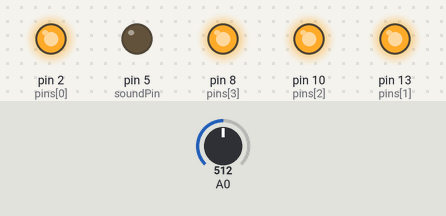
This sketch was run on a simulated Arduino Uno, built with avr-gcc and run on an emulated ATmega328P. Parts: output pins drawn as LEDs (lit = HIGH). The inputs (shaded band) are chosen by the test bench; at power-on: A0 = 512. Random numbers use the default seed unless the sketch sets one.

Above: at 9.6 s.
9.7 s: A0 set to 511
At 13.1 s:
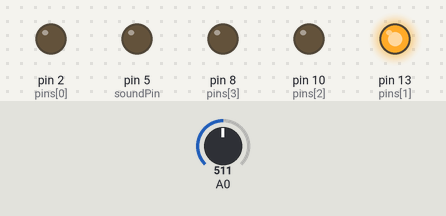
14.2 s: A0 set to 190
At 14.6 s:
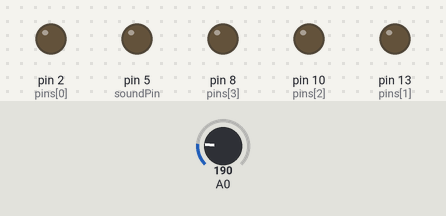
Timing chart, 0 to 28.2 s (numbered marks = the images above; inputs shaded):
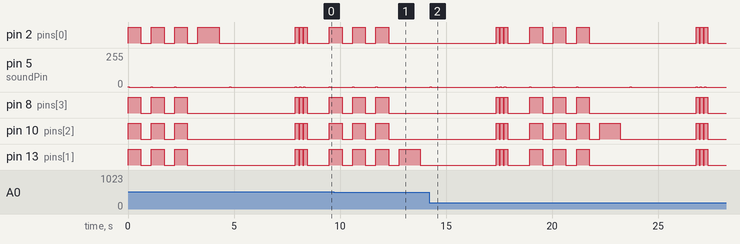

The sketch:

Memory_Game_Simon.ino
```cpp
/*
Written by: Yashraj, Ryan, and Paul
Written for:  Mr. Kolch
Subject:  TEJ 3M1
Date: May 7th 2019
Description: Memory Game
*/


#define PLAYER_WAIT_TIME 3000

byte sequence[100];     // Storage for the light sequence
byte curLen = 0;        // Length of sequence
byte inputCount = 0;    // Number of times player has pressed a correct button in a given turn
byte lastInput = 0;     // Last input from the player
byte expRd = 0;         // Expected LED
bool btnDwn = false;    // Check if a button is pressed
bool wait = false;      // Is the program waiting for the user to press a button
bool resetFlag = false; // Indicates to the program that once the player lost
int waitTimeO = 1000;
int waitTimeI = 500;

byte soundPin = 5;

byte noPins = 4;
byte pins[] = {2, 13, 10, 8}; // Button input pins and LED ouput pins


long inputTime = 0;           // Timer variable for the delay between user inputs

void setup() {
  Reset();
}

void setPinDirection(byte dir){   // Sets all the pins to INPUT or OUTPUT based on 'dir'
  for(byte i = 0; i < noPins; i++){
    pinMode(pins[i], dir);
  }
}

void writeAllPins(byte val){    //send the same value to all the LED pins
  for(byte i = 0; i < noPins; i++){
    digitalWrite(pins[i], val);
  }
}

void beep(byte freq){
  analogWrite(soundPin, 2);
  delay(freq);
  analogWrite(soundPin, 0);
  delay(freq);
}


void flash(short freq){  // Flashes all the LEDs together
  setPinDirection(OUTPUT); // Activates the LEDS
  for(int i = 0; i < 3; i++){
    writeAllPins(HIGH);
    beep(50);
    delay(freq);
    writeAllPins(LOW);
    delay(freq);
  }
}

void Reset(){ // Resets all the game variables
  flash(500);
  curLen = 0;
  inputCount = 0;
  lastInput = 0;
  expRd = 0;
  btnDwn = false;
  wait = false;
  resetFlag = false;
}

void Lose(){
  flash(50);
}

void playSequence(){ // The arduino shows the user what must be memorized
  for(int i = 0; i < curLen; i++){   //Loop through the stored sequence and light the appropriate LEDs in turn
      digitalWrite(sequence[i], HIGH);
      delay(waitTimeO);
      waitTimeO -= 20;
      if (waitTimeO <= 200){
        waitTimeO = 300;
        }
       if (waitTimeI <= 100){
        waitTimeI = 150;
        }
      waitTimeI -= 10;
      digitalWrite(sequence[i], LOW);
      delay(waitTimeI);
    }
}

void DoLoseProcess(){
  Lose();
  delay(1000);
  Reset();
}


void loop() {
  if(!wait){    // Arduino's turn

    setPinDirection(OUTPUT);   // Sets LEDs to OUTPUT

    randomSeed(analogRead(A0));
    sequence[curLen] = pins[random(0,noPins)];   // Put a random value in the next position in the sequence
    curLen++;    // Set the new Current length of the sequence

    playSequence();  // Show the sequence to the player
    beep(50); // Make a beep for the player to be aware

    wait = true;  // Set Wait to true as it's now going to be the turn of the player
    inputTime = millis(); // Store the time to measure the player's response time
  }else{   // Player's turn //

    setPinDirection(INPUT);   // Sets buttons to INPUT

    if(millis() - inputTime > PLAYER_WAIT_TIME){  // If the player takes more than the allowed time,
      DoLoseProcess();
      return;
    }

    if(!btnDwn){
      expRd = sequence[inputCount];    // Find the expected value from the player

      for(int i = 0; i < noPins; i++){  // Loop through the all the pins
        if(pins[i]==expRd)
          continue;
        if(digitalRead(pins[i]) == HIGH){  // Is the button pressed
          lastInput = pins[i];
          resetFlag = true;  // This means player lost
          btnDwn = true;   // Prevents  program from doing the same thing over and over again
        }
      }
    }

    if(digitalRead(expRd) == 1 && !btnDwn)  // Player pressed the right button
    {
      inputTime = millis();
      lastInput = expRd;
      inputCount++;  // Player pressed a right button again
      btnDwn = true;   // Prevents  program from doing the same thing over and over again
    }else{
      if(btnDwn && digitalRead(lastInput) == LOW){  // Check if the player released the button
        btnDwn = false;
        delay(20);
        if(resetFlag){
          DoLoseProcess();
        }
        else{
          if(inputCount == curLen){  // Has the player finished repeating the sequence
            wait = false;   // If so, this will make the next turn the program's turn
            inputCount = 0;  // Reset the number of times that the player has pressed a button
            delay(1500);
          }
        }
      }
    }
  }
}
```
